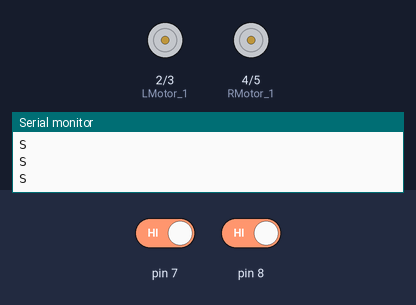
A sketch run on a simulated Arduino Uno, built with avr-gcc and run on an emulated ATmega328P. On the bench: motor-driver pin pairs drawn as motors (green arrow = first pin HIGH = forward, orange = second pin HIGH = backward, longer = more drive, scaled by the enable pin), the last lines printed to the serial monitor. The test bench sets the inputs (shaded band); at power-on: pin 7 HIGH, pin 8 HIGH.

Above: at 1.2 s.
1.3 s: pin 7 driven LOW
At 2.5 s:
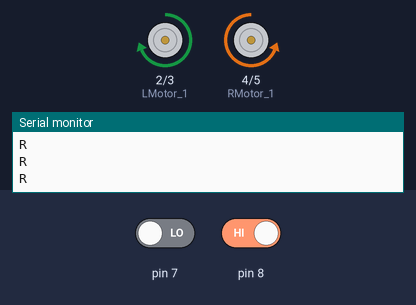
2.8 s: pin 8 driven LOW
At 3.9 s:
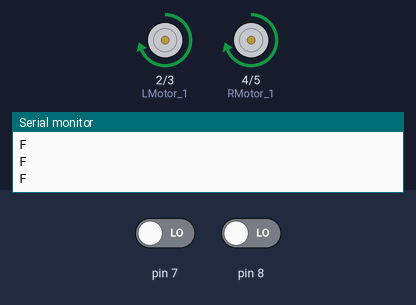
4.3 s: pin 7 driven HIGH
At 5.0 s:
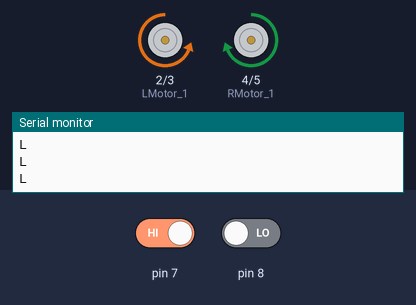
5.8 s: pin 8 driven HIGH
At 6.2 s:
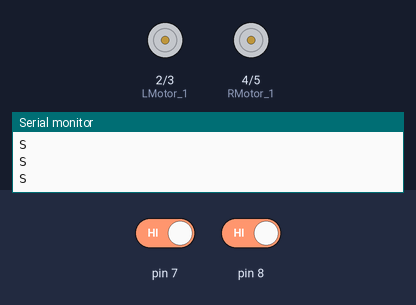
Timing chart, 0 to 8.3 s (numbered marks = the images above; inputs shaded):
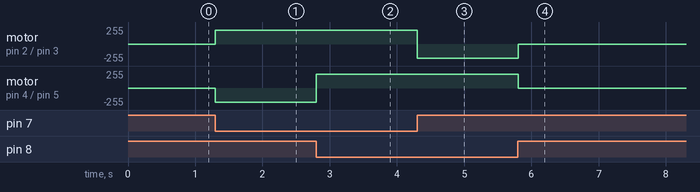

The sketch:

Code.ino
```cpp
int LMotor_1 = 2;  // Control Move to Forward For Left Wheels
int LMotor_2 = 3;  // Control Move to Backward For Left Wheels
int RMotor_1 = 4;  // Control Move to Forward For Right Wheels
int RMotor_2 = 5;  // Control Move to Backward For Right Wheels
int LEnable = 10;  // Speed for Left Wheels
int REnable = 11;  // Speed fot Right Wheels
int motor_speed;

void setup() {
  Serial.begin(9600);
  Serial.println("GPIO test!");
  pinMode(RMotor_1, OUTPUT);
  pinMode(RMotor_2, OUTPUT);
  pinMode(LMotor_1, OUTPUT);
  pinMode(LMotor_2, OUTPUT);
  pinMode(REnable, OUTPUT);
  pinMode(LEnable, OUTPUT);

  analogWrite(10, 210);
  analogWrite(11, 210);

}

void loop() {
  int ldrright = digitalRead(7);
  int ldrleft = digitalRead(8);

  if (ldrright == 0 && ldrleft == 0) {
    Serial.println("F");
    move_forward();
  }
  if (ldrright == 0 && ldrleft == 1) {
    Serial.println("R");
    turn_right();
  }
  if (ldrright == 1 && ldrleft == 0) {
    Serial.println("L");
    turn_left();
  }
  if (ldrright == 1 && ldrleft == 1) {
    Serial.println("S");
    move_stop();
  }
  delay(100);

}

void move_forward() {
  digitalWrite(RMotor_1, HIGH);
  digitalWrite(RMotor_2, LOW);
  digitalWrite(LMotor_1, HIGH);
  digitalWrite(LMotor_2, LOW);
}

void turn_right() {
  digitalWrite(RMotor_1, LOW);
  digitalWrite(RMotor_2, HIGH);
  digitalWrite(LMotor_1, HIGH);
  digitalWrite(LMotor_2, LOW);
}

void turn_left() {
  digitalWrite(RMotor_1, HIGH);
  digitalWrite(RMotor_2, LOW);
  digitalWrite(LMotor_1, LOW);
  digitalWrite(LMotor_2, HIGH);
}

void move_stop() {
  digitalWrite(RMotor_1, LOW);
  digitalWrite(RMotor_2, LOW);
  digitalWrite(LMotor_1, LOW);
  digitalWrite(LMotor_2, LOW);
}
```

Measured:
- after the input at 1.3 s, motor on pin 2 (LMotor_1) / pin 3 (LMotor_2): stopped → forward 210/255 at once; motor on pin 4 (RMotor_1) / pin 5 (RMotor_2): stopped → backward 210/255 at once
- after the input at 2.8 s, motor on pin 4 (RMotor_1) / pin 5 (RMotor_2): backward 210/255 → forward 210/255 at once
- after the input at 4.3 s, motor on pin 2 (LMotor_1) / pin 3 (LMotor_2): forward 210/255 → backward 210/255 at once
- after the input at 5.8 s, motor on pin 2 (LMotor_1) / pin 3 (LMotor_2): backward 210/255 → stopped at once; motor on pin 4 (RMotor_1) / pin 5 (RMotor_2): forward 210/255 → stopped at once
